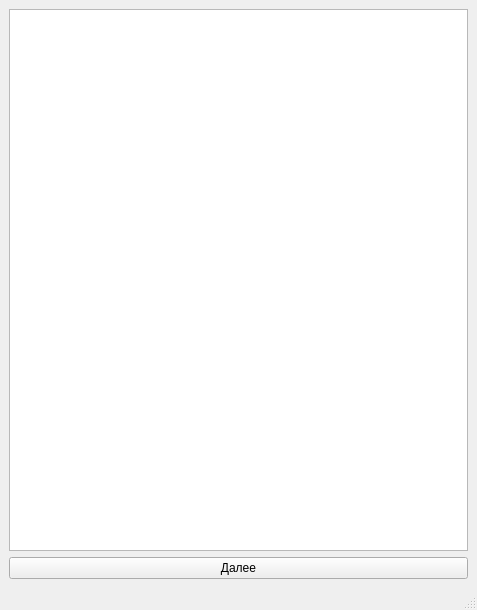
<?xml version="1.0" encoding="UTF-8"?>
<ui version="4.0">
 <class>MainWindow</class>
 <widget class="QMainWindow" name="MainWindow">
  <property name="geometry">
   <rect>
    <x>0</x>
    <y>0</y>
    <width>477</width>
    <height>610</height>
   </rect>
  </property>
  <property name="windowTitle">
   <string>MainWindow</string>
  </property>
  <widget class="QWidget" name="centralwidget">
   <layout class="QVBoxLayout" name="verticalLayout">
    <item>
     <widget class="QListWidget" name="listWidget"/>
    </item>
    <item>
     <widget class="QPushButton" name="pushButton">
      <property name="text">
       <string>Далее</string>
      </property>
     </widget>
    </item>
   </layout>
  </widget>
  <widget class="QMenuBar" name="menubar">
   <property name="geometry">
    <rect>
     <x>0</x>
     <y>0</y>
     <width>477</width>
     <height>26</height>
    </rect>
   </property>
  </widget>
  <widget class="QStatusBar" name="statusbar"/>
 </widget>
 <resources/>
 <connections/>
</ui>
